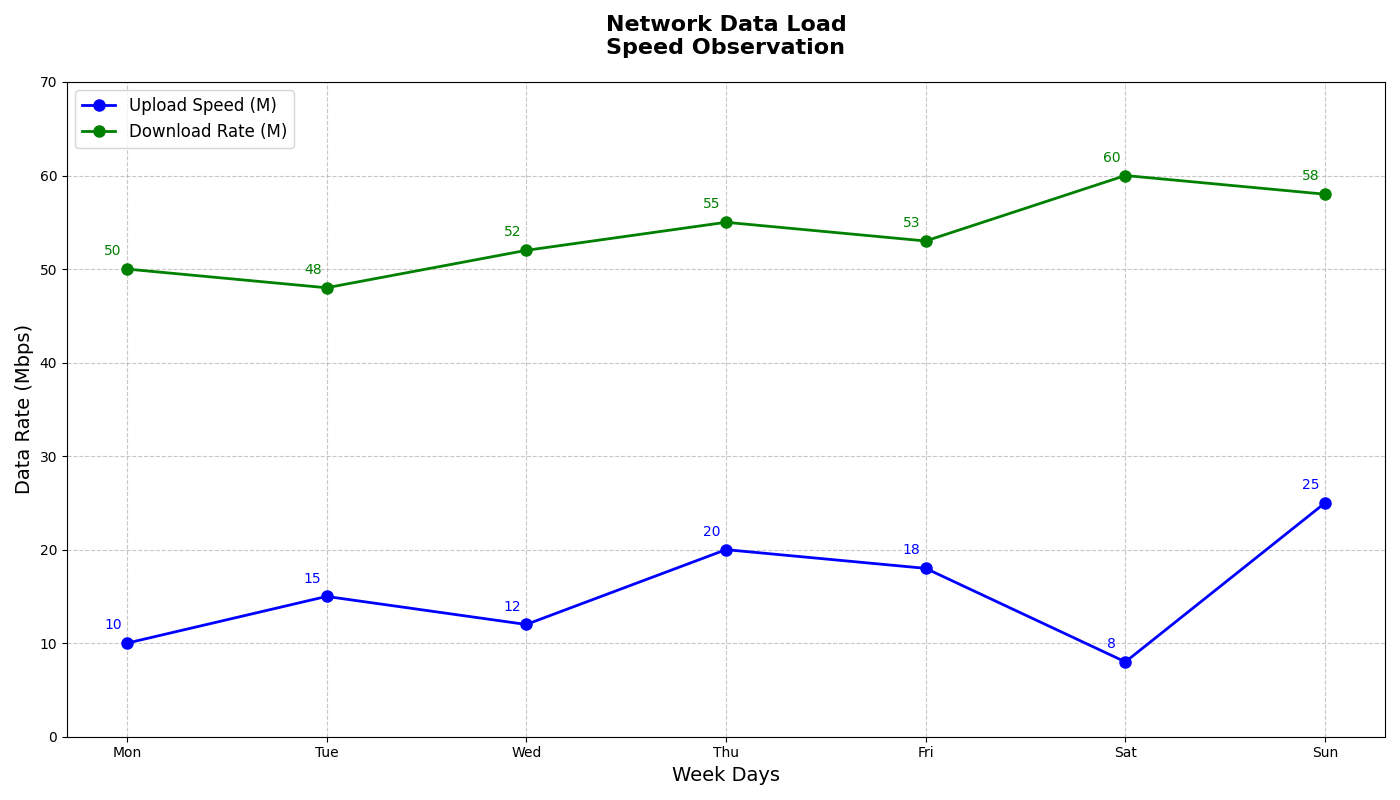

The script that drew this image:
import matplotlib.pyplot as plt

# Data Preparation
time_slots = ['Mon', 'Tue', 'Wed', 'Thu', 'Fri', 'Sat', 'Sun']
upload_rates = [10, 15, 12, 20, 18, 8, 25]
download_rates = [50, 48, 52, 55, 53, 60, 58]

# Set up the figure and plot the line chart
plt.figure(figsize=(14, 8))

# Plot upload speeds
plt.plot(time_slots, upload_rates, marker='o', linestyle='-', color='blue', linewidth=2, markersize=8, label='Upload Speed (M)')

# Annotate upload speeds
for i, speed in enumerate(upload_rates):
    plt.annotate(f'{speed}', (time_slots[i], speed), textcoords="offset points", xytext=(-10, 10), ha='center', color='blue')

# Plot download speeds
plt.plot(time_slots, download_rates, marker='o', linestyle='-', color='green', linewidth=2, markersize=8, label='Download Rate (M)')

# Annotate download speeds
for i, speed in enumerate(download_rates):
    plt.annotate(f'{speed}', (time_slots[i], speed), textcoords="offset points", xytext=(-10, 10), ha='center', color='green')

# Title and labels
plt.title('Network Data Load\nSpeed Observation', fontsize=16, fontweight='bold', pad=20)
plt.xlabel('Week Days', fontsize=14)
plt.ylabel('Data Rate (Mbps)', fontsize=14)

# Applying Grid
plt.grid(True, linestyle='--', alpha=0.7)

# Customize the y-axis limits
plt.ylim(0, 70)

# Add legend to the plot
plt.legend(loc='upper left', fontsize=12)

# Improve layout to prevent overlap
plt.tight_layout()

# Display the plot
plt.show()
